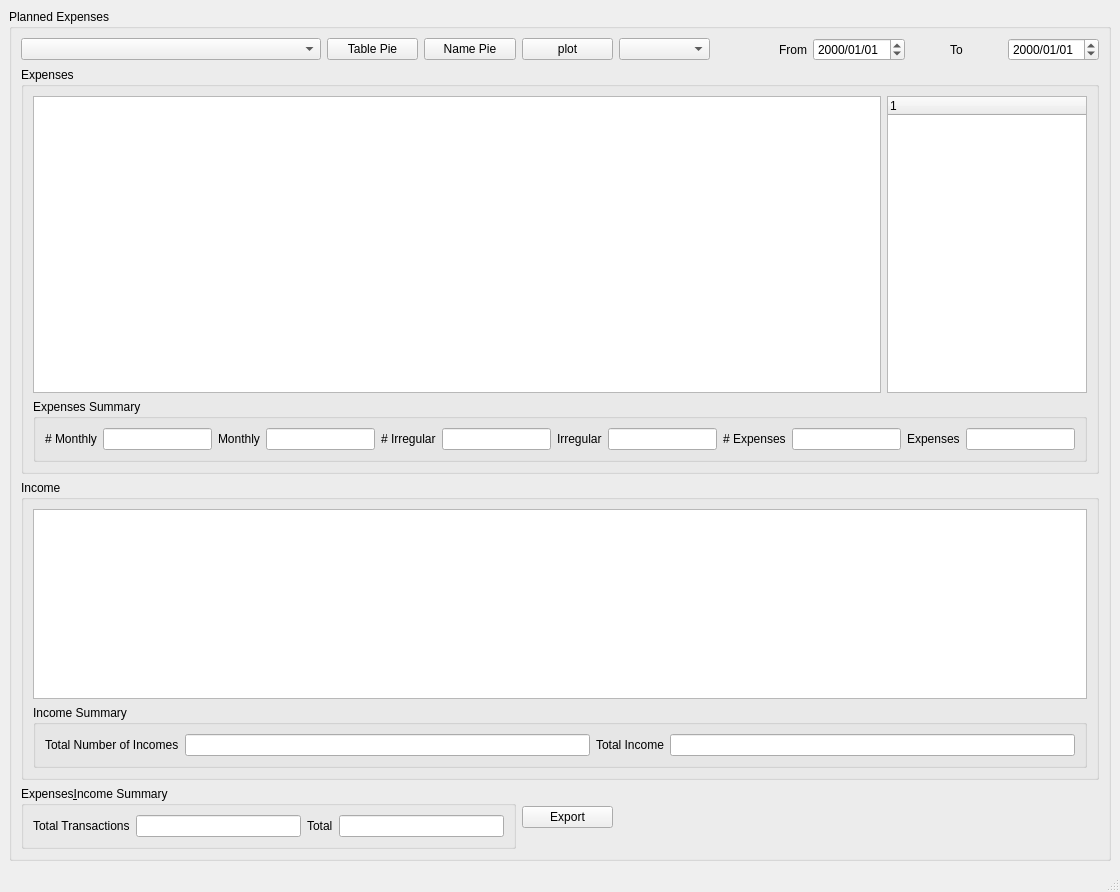
<?xml version="1.0" encoding="UTF-8"?>
<ui version="4.0">
 <class>chelt_plan</class>
 <widget class="QMainWindow" name="chelt_plan">
  <property name="geometry">
   <rect>
    <x>0</x>
    <y>0</y>
    <width>1120</width>
    <height>892</height>
   </rect>
  </property>
  <property name="windowTitle">
   <string>chelt_plan</string>
  </property>
  <widget class="QWidget" name="centralwidget">
   <layout class="QGridLayout" name="gridLayout_3">
    <item row="0" column="0">
     <widget class="QGroupBox" name="groupBox">
      <property name="title">
       <string>Planned Expenses</string>
      </property>
      <layout class="QGridLayout" name="gridLayout_7">
       <item row="0" column="0">
        <widget class="QComboBox" name="cbActiveConto">
         <property name="minimumSize">
          <size>
           <width>300</width>
           <height>0</height>
          </size>
         </property>
        </widget>
       </item>
       <item row="0" column="1">
        <widget class="QPushButton" name="PB_plotTablePie">
         <property name="enabled">
          <bool>true</bool>
         </property>
         <property name="text">
          <string>Table Pie</string>
         </property>
        </widget>
       </item>
       <item row="0" column="2">
        <widget class="QPushButton" name="PB_plotNamePie">
         <property name="enabled">
          <bool>true</bool>
         </property>
         <property name="text">
          <string>Name Pie</string>
         </property>
        </widget>
       </item>
       <item row="0" column="3">
        <widget class="QPushButton" name="PB_Plot">
         <property name="text">
          <string>plot</string>
         </property>
        </widget>
       </item>
       <item row="0" column="4">
        <widget class="QComboBox" name="CBMonths"/>
       </item>
       <item row="0" column="5">
        <widget class="QLabel" name="label">
         <property name="layoutDirection">
          <enum>Qt::LeftToRight</enum>
         </property>
         <property name="text">
          <string>From</string>
         </property>
         <property name="alignment">
          <set>Qt::AlignRight|Qt::AlignTrailing|Qt::AlignVCenter</set>
         </property>
        </widget>
       </item>
       <item row="0" column="6">
        <widget class="QDateEdit" name="DEFrom">
         <property name="minimumSize">
          <size>
           <width>80</width>
           <height>0</height>
          </size>
         </property>
         <property name="maximumSize">
          <size>
           <width>100</width>
           <height>16777215</height>
          </size>
         </property>
         <property name="displayFormat">
          <string>yyyy/MM/dd</string>
         </property>
        </widget>
       </item>
       <item row="0" column="7">
        <widget class="QLabel" name="label_2">
         <property name="text">
          <string>To</string>
         </property>
         <property name="alignment">
          <set>Qt::AlignCenter</set>
         </property>
        </widget>
       </item>
       <item row="0" column="8">
        <widget class="QDateEdit" name="DEBis">
         <property name="minimumSize">
          <size>
           <width>80</width>
           <height>0</height>
          </size>
         </property>
         <property name="maximumSize">
          <size>
           <width>100</width>
           <height>16777215</height>
          </size>
         </property>
         <property name="displayFormat">
          <string>yyyy/MM/dd</string>
         </property>
        </widget>
       </item>
       <item row="1" column="0" colspan="9">
        <widget class="QGroupBox" name="groupBox_2">
         <property name="title">
          <string>Expenses</string>
         </property>
         <layout class="QGridLayout" name="gridLayout_5">
          <item row="0" column="0">
           <widget class="QTableWidget" name="planTable"/>
          </item>
          <item row="0" column="1">
           <widget class="QTreeWidget" name="TWmnthVSIrreg">
            <property name="maximumSize">
             <size>
              <width>200</width>
              <height>16777215</height>
             </size>
            </property>
            <column>
             <property name="text">
              <string notr="true">1</string>
             </property>
            </column>
           </widget>
          </item>
          <item row="1" column="0" colspan="2">
           <widget class="QGroupBox" name="groupBox_4">
            <property name="title">
             <string>Expenses Summary</string>
            </property>
            <layout class="QGridLayout" name="gridLayout">
             <item row="0" column="0">
              <widget class="QLabel" name="label_11">
               <property name="text">
                <string># Monthly</string>
               </property>
              </widget>
             </item>
             <item row="0" column="1">
              <widget class="QLineEdit" name="LEnoOfMonthly"/>
             </item>
             <item row="0" column="2">
              <widget class="QLabel" name="label_10">
               <property name="text">
                <string>Monthly</string>
               </property>
              </widget>
             </item>
             <item row="0" column="3">
              <widget class="QLineEdit" name="LEtotalMonthly"/>
             </item>
             <item row="0" column="4">
              <widget class="QLabel" name="label_12">
               <property name="text">
                <string># Irregular</string>
               </property>
              </widget>
             </item>
             <item row="0" column="5">
              <widget class="QLineEdit" name="LEnoOfIrregular"/>
             </item>
             <item row="0" column="6">
              <widget class="QLabel" name="label_9">
               <property name="text">
                <string>Irregular</string>
               </property>
              </widget>
             </item>
             <item row="0" column="7">
              <widget class="QLineEdit" name="LEirregular"/>
             </item>
             <item row="0" column="8">
              <widget class="QLabel" name="label_3">
               <property name="text">
                <string># Expenses</string>
               </property>
              </widget>
             </item>
             <item row="0" column="9">
              <widget class="QLineEdit" name="LEtotalNoOfTransactions"/>
             </item>
             <item row="0" column="10">
              <widget class="QLabel" name="label_4">
               <property name="text">
                <string>Expenses</string>
               </property>
              </widget>
             </item>
             <item row="0" column="11">
              <widget class="QLineEdit" name="LEtotalValue"/>
             </item>
            </layout>
           </widget>
          </item>
         </layout>
        </widget>
       </item>
       <item row="2" column="0" colspan="9">
        <widget class="QGroupBox" name="groupBox_3">
         <property name="maximumSize">
          <size>
           <width>16777215</width>
           <height>300</height>
          </size>
         </property>
         <property name="title">
          <string>Income</string>
         </property>
         <layout class="QGridLayout" name="gridLayout_6">
          <item row="0" column="0">
           <widget class="QTableWidget" name="planTableIncome">
            <property name="maximumSize">
             <size>
              <width>16777215</width>
              <height>250</height>
             </size>
            </property>
           </widget>
          </item>
          <item row="1" column="0">
           <widget class="QGroupBox" name="groupBox_5">
            <property name="title">
             <string>Income Summary</string>
            </property>
            <layout class="QGridLayout" name="gridLayout_2">
             <item row="0" column="0">
              <widget class="QLabel" name="label_5">
               <property name="text">
                <string>Total Number of Incomes</string>
               </property>
              </widget>
             </item>
             <item row="0" column="1">
              <widget class="QLineEdit" name="LEtotalNoOfIncome"/>
             </item>
             <item row="0" column="2">
              <widget class="QLabel" name="label_6">
               <property name="text">
                <string>Total Income</string>
               </property>
              </widget>
             </item>
             <item row="0" column="3">
              <widget class="QLineEdit" name="LEtotalIncome"/>
             </item>
            </layout>
           </widget>
          </item>
         </layout>
        </widget>
       </item>
       <item row="3" column="0" colspan="3">
        <widget class="QGroupBox" name="groupBox_6">
         <property name="title">
          <string>Expenses&amp;Income Summary</string>
         </property>
         <layout class="QGridLayout" name="gridLayout_4">
          <item row="0" column="0">
           <widget class="QLabel" name="label_8">
            <property name="text">
             <string>Total Transactions</string>
            </property>
           </widget>
          </item>
          <item row="0" column="1">
           <widget class="QLineEdit" name="LEtotalNo"/>
          </item>
          <item row="0" column="2">
           <widget class="QLabel" name="label_7">
            <property name="text">
             <string>Total</string>
            </property>
           </widget>
          </item>
          <item row="0" column="3">
           <widget class="QLineEdit" name="LEtotalVa"/>
          </item>
         </layout>
        </widget>
       </item>
       <item row="3" column="3">
        <widget class="QPushButton" name="PB_export">
         <property name="text">
          <string>Export</string>
         </property>
        </widget>
       </item>
      </layout>
     </widget>
    </item>
   </layout>
  </widget>
  <widget class="QMenuBar" name="menubar">
   <property name="geometry">
    <rect>
     <x>0</x>
     <y>0</y>
     <width>1120</width>
     <height>21</height>
    </rect>
   </property>
  </widget>
  <widget class="QStatusBar" name="statusbar"/>
 </widget>
 <resources/>
 <connections/>
</ui>
